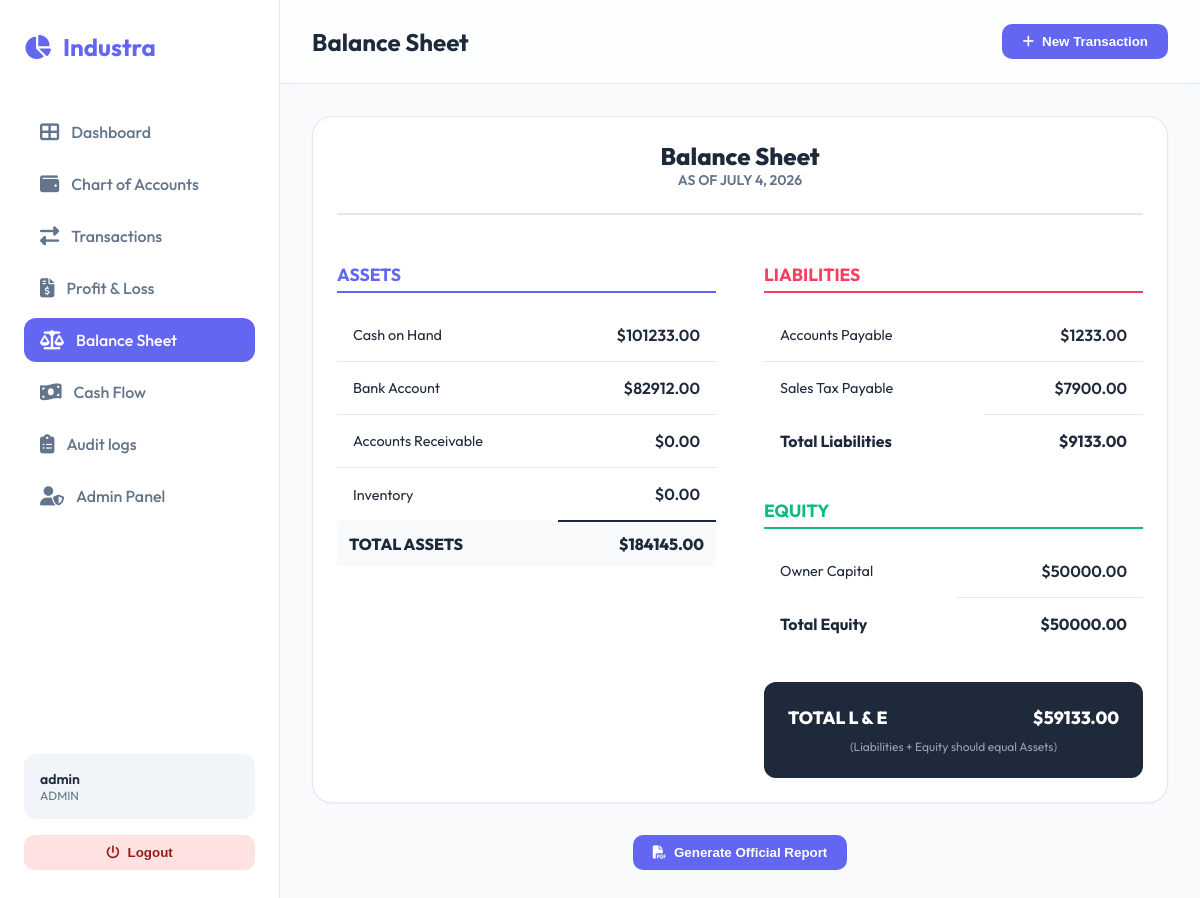
Screenshot of /reports/balance-sheet/ (signed in) with the database file from the repository.
### accounting/models.py (models this page shows, shortened)
class UserProfile(models.Model):
    ROLES = [
        ('ADMIN', 'Administrator'),
        ('ACCOUNTANT', 'Accountant'),
        ('MANAGER', 'Manager'),
        ('VIEWER', 'Viewer'),
    ]
    user = models.OneToOneField(User, on_delete=models.CASCADE, related_name='profile')
    role = models.CharField(max_length=20, choices=ROLES, default='VIEWER')
    phone = models.CharField(max_length=20, blank=True)

class Account(models.Model):
    ACCOUNT_TYPES = [
        ('ASSET', 'Asset'),
        ('LIABILITY', 'Liability'),
        ('EQUITY', 'Equity'),
        ('REVENUE', 'Revenue'),
        ('EXPENSE', 'Expense'),
    ]
    code = models.CharField(max_length=20, unique=True)
    name = models.CharField(max_length=100)
    account_type = models.CharField(max_length=20, choices=ACCOUNT_TYPES)
    description = models.TextField(blank=True, null=True)
    @property
    def balance(self):
        debits = self.lines.aggregate(Sum('debit'))['debit__sum'] or 0
        credits = self.lines.aggregate(Sum('credit'))['credit__sum'] or 0
        if self.account_type in ['ASSET', 'EXPENSE']:
            return debits - credits
        else:
            return credits - debits

### accounting/views.py (the view)
# urls.py: path('reports/balance-sheet/', views.balance_sheet_report, name='balance_sheet'),
@login_required
def balance_sheet_report(request):
    assets = Account.objects.filter(account_type='ASSET')
    liabilities = Account.objects.filter(account_type='LIABILITY')
    equity = Account.objects.filter(account_type='EQUITY')
    total_assets = sum(a.balance for a in assets)
    total_liabilities = sum(a.balance for a in liabilities)
    total_equity = sum(a.balance for a in equity)
    return render(request, 'accounting/reports/balance_sheet.html', {
        'assets': assets,
        'liabilities': liabilities,
        'equity': equity,
        'total_assets': total_assets,
        'total_liabilities': total_liabilities,
        'total_equity': total_equity,
        'as_of_date': date.today()
    })

### accounting/templates/accounting/reports/balance_sheet.html
{% extends 'accounting/base.html' %}
{% block page_title %}Balance Sheet{% endblock %}
{% block content %}
<div class="card" style="max-width: 900px; margin: 0 auto;">
    <div
        style="text-align: center; margin-bottom: 3rem; border-bottom: 2px solid var(--border); padding-bottom: 1.5rem;">
        <h2 style="font-weight: 800; color: var(--text-dark);">Balance Sheet</h2>
        <p style="color: var(--text-light); text-transform: uppercase; font-size: 0.875rem; font-weight: 600;">
            As of {{ as_of_date }}
        </p>
    </div>
    <div style="display: grid; grid-template-columns: 1fr 1fr; gap: 3rem;">
        <div>
            <h3
                style="color: var(--primary); font-size: 1.1rem; font-weight: 700; border-bottom: 2px solid var(--primary); padding-bottom: 5px; margin-bottom: 1rem;">
                ASSETS</h3>
            <table style="margin-top: 0;">
                <tbody>
                    {% for acc in assets %}
                    <tr>
                        <td style="font-size: 0.9rem;">{{ acc.name }}</td>
                        <td style="text-align: right; font-weight: 600;">${{ acc.balance|floatformat:2 }}</td>
                    </tr>
                    {% endfor %}
                </tbody>
                <tfoot>
                    <tr style="font-weight: 800; background: #f8fafc;">
                        <td style="padding: 12px;">TOTAL ASSETS</td>
                        <td style="text-align: right; padding: 12px; border-top: 2px solid var(--text-dark);">${{ total_assets|floatformat:2 }}</td>
                    </tr>
                </tfoot>
            </table>
        </div>
        <div>
            <div style="margin-bottom: 2rem;">
                <h3
                    style="color: #f43f5e; font-size: 1.1rem; font-weight: 700; border-bottom: 2px solid #f43f5e; padding-bottom: 5px; margin-bottom: 1rem;">
                    LIABILITIES</h3>
                <table style="margin-top: 0;">
                    <tbody>
                        {% for acc in liabilities %}
                        <tr>
                            <td style="font-size: 0.9rem;">{{ acc.name }}</td>
                            <td style="text-align: right; font-weight: 600;">${{ acc.balance|floatformat:2 }}</td>
                        </tr>
                        {% endfor %}
                    </tbody>
                    <tfoot>
                        <tr style="font-weight: 700;">
                            <td>Total Liabilities</td>
                            <td style="text-align: right; border-top: 1px solid var(--border);">${{ total_liabilities|floatformat:2 }}</td>
                        </tr>
                    </tfoot>
                </table>
            </div>
            <div>
                <h3
                    style="color: #10b981; font-size: 1.1rem; font-weight: 700; border-bottom: 2px solid #10b981; padding-bottom: 5px; margin-bottom: 1rem;">
                    EQUITY</h3>
                <table style="margin-top: 0;">
                    <tbody>
                        {% for acc in equity %}
                        <tr>
                            <td style="font-size: 0.9rem;">{{ acc.name }}</td>
                            <td style="text-align: right; font-weight: 600;">${{ acc.balance|floatformat:2 }}</td>
                        </tr>
                        {% endfor %}
                    </tbody>
                    <tfoot>
                        <tr style="font-weight: 700;">
                            <td>Total Equity</td>
                            <td style="text-align: right; border-top: 1px solid var(--border);">${{ total_equity|floatformat:2 }}</td>
                        </tr>
                    </tfoot>
                </table>
            </div>
            <div style="margin-top: 2rem; background: #1e293b; color: white; padding: 1.5rem; border-radius: 12px;">
                <div style="display: flex; justify-content: space-between; font-weight: 800; font-size: 1.1rem;">
                    <span>TOTAL L & E</span>
                    <span>${{ total_liabilities|add:total_equity|floatformat:2 }}</span>
                </div>
                <div style="font-size: 0.75rem; text-align: center; margin-top: 10px; color: #94a3b8;">
                    (Liabilities + Equity should equal Assets)
                </div>
            </div>
        </div>
    </div>
</div>
<div style="text-align: center; margin-top: 2rem;">
    <button onclick="window.print()" class="btn btn-primary">
        <i class="fas fa-file-pdf"></i> Generate Official Report
    </button>
</div>
{% endblock %}

### accounting/templates/accounting/base.html (shortened to what this page needs)
<!DOCTYPE html>
<html lang="en">
<head>
    <link rel="stylesheet" href="https://cdnjs.cloudflare.com/ajax/libs/font-awesome/6.4.0/css/all.min.css">
</head>
<body>
    <aside class="sidebar">
        <div class="logo">
            <i class="fas fa-chart-pie"></i>
            <span>Industra</span>
        </div>
        <ul class="nav-links">
            <li>
                <a href="{% url 'dashboard' %}"
                    class="{% if request.resolver_match.url_name == 'dashboard' %}active{% endif %}">
                    <i class="fas fa-th-large"></i>
                    <span>Dashboard</span>
                </a>
            </li>
            <li>
                <a href="{% url 'accounts_list' %}"
                    class="{% if request.resolver_match.url_name == 'accounts_list' %}active{% endif %}">
                    <i class="fas fa-wallet"></i>
                    <span>Chart of Accounts</span>
                </a>
            </li>
            <li>
                <a href="{% url 'transactions_list' %}"
                    class="{% if request.resolver_match.url_name == 'transactions_list' %}active{% endif %}">
                    <i class="fas fa-exchange-alt"></i>
                    <span>Transactions</span>
                </a>
            </li>
            <li>
                <a href="{% url 'profit_loss' %}"
                    class="{% if request.resolver_match.url_name == 'profit_loss' %}active{% endif %}">
                    <i class="fas fa-file-invoice-dollar"></i>
                    <span>Profit & Loss</span>
                </a>
            </li>
            <li>
                <a href="{% url 'balance_sheet' %}"
                    class="{% if request.resolver_match.url_name == 'balance_sheet' %}active{% endif %}">
                    <i class="fas fa-balance-scale"></i>
                    <span>Balance Sheet</span>
                </a>
            </li>
            <li>
                <a href="{% url 'cash_flow' %}"
                    class="{% if request.resolver_match.url_name == 'cash_flow' %}active{% endif %}">
                    <i class="fas fa-money-bill-wave"></i>
                    <span>Cash Flow</span>
                </a>
            </li>
            {% if request.user.is_staff %}
            <li>
                <a href="{% url 'audit_logs' %}"
                    class="{% if request.resolver_match.url_name == 'audit_logs' %}active{% endif %}">
                    <i class="fas fa-clipboard-list"></i>
                    <span>Audit logs</span>
                </a>
            </li>
            {% endif %}
            <li>
                <a href="/admin/" target="_blank">
                    <i class="fas fa-user-shield"></i>
                    <span>Admin Panel</span>
                </a>
            </li>
        </ul>
        <div style="margin-top: auto;">
            {% if user.is_authenticated %}
            <div style="padding: 1rem; background: #f1f5f9; border-radius: 12px; margin-bottom: 1rem;">
                <div style="font-weight: 600; font-size: 0.875rem;">{{ user.username }}</div>
                <div style="font-size: 0.75rem; color: var(--text-light);">{{ user.profile.role }}</div>
            </div>
            <form action="{% url 'logout' %}" method="post">
                <button type="submit" class="btn"
                    style="width: 100%; background: #fee2e2; color: #991b1b; justify-content: center;">
                    <i class="fas fa-power-off"></i> Logout
                </button>
            </form>
            {% endif %}
        </div>
    </aside>
    <main class="main-container">
        <header>
            <div class="header-left">
                <h2>{% block page_title %}Dashboard{% endblock %}</h2>
            </div>
            <div class="header-right">
                <button class="btn btn-primary" onclick="location.href='{% url 'add_transaction' %}'">
                    <i class="fas fa-plus"></i> New Transaction
                </button>
            </div>
        </header>
        <div class="content">
            {% block content %}{% endblock %}
        </div>
    </main>
</body>
</html>

### accounting/templates/accounting/base.html (style rules this page uses)
:root { --primary: #6366f1; --primary-light: #818cf8; --secondary: #64748b; --bg-body: #f8fafc; --bg-sidebar: #ffffff; --text-dark: #1e293b; --text-light: #64748b; --white: #ffffff; --glass: rgba(255, 255, 255, 0.7); --border: #e2e8f0; --shadow-sm: 0 1px 2px 0 rgb(0 0 0 / 0.05); --shadow-md: 0 4px 6px -1px rgb(0 0 0 / 0.1), 0 2px 4px -2px rgb(0 0 0 / 0.1); --shadow-lg: 0 10px 15px -3px rgb(0 0 0 / 0.1), 0 4px 6px -4px rgb(0 0 0 / 0.1); }
* { margin: 0; padding: 0; box-sizing: border-box; }
body { font-family: 'Outfit', sans-serif; background-color: var(--bg-body); color: var(--text-dark); height: 100vh; display: flex; overflow: hidden; }
.sidebar { width: 280px; background: var(--bg-sidebar); border-right: 1px solid var(--border); display: flex; flex-direction: column; padding: 2rem 1.5rem; transition: all 0.3s ease; }
.logo { display: flex; align-items: center; gap: 12px; font-size: 1.5rem; font-weight: 700; color: var(--primary); margin-bottom: 3rem; }
.nav-links { list-style: none; display: flex; flex-direction: column; gap: 0.5rem; }
.nav-links a { text-decoration: none; color: var(--text-light); display: flex; align-items: center; gap: 12px; padding: 12px 16px; border-radius: 12px; font-weight: 500; transition: all 0.2s ease; }
.nav-links a:hover, .nav-links a.active { background: var(--primary); color: var(--white); }
.nav-links a i { font-size: 1.2rem; }
.main-container { flex: 1; display: flex; flex-direction: column; overflow-y: auto; position: relative; }
header { padding: 1.5rem 2rem; display: flex; justify-content: space-between; align-items: center; background: var(--glass); backdrop-filter: blur(10px); position: sticky; top: 0; z-index: 100; border-bottom: 1px solid var(--border); }
.content { padding: 2rem; max-width: 1200px; margin: 0 auto; width: 100%; }
.btn { padding: 10px 20px; border-radius: 10px; font-weight: 600; cursor: pointer; transition: all 0.2s; border: none; display: inline-flex; align-items: center; gap: 8px; text-decoration: none; }
.btn-primary { background: var(--primary); color: var(--white); }
.card { background: var(--white); border-radius: 20px; padding: 1.5rem; border: 1px solid var(--border); box-shadow: var(--shadow-sm); transition: transform 0.3s ease, box-shadow 0.3s ease; }
table { width: 100%; border-collapse: collapse; margin-top: 1rem; }
td { padding: 1rem; border-bottom: 1px solid var(--border); }
tr:last-child td { border: none; }

### rows the page displays
Account: name "Cash on Hand", balance "101233.00"
Account: name "Bank Account", balance "82912.00"
Account: name "Accounts Receivable", balance "0.00"
Account: name "Inventory", balance "0.00"
Account: name "Accounts Payable", balance "1233.00"
Account: name "Sales Tax Payable", balance "7900.00"
Account: name "Owner Capital", balance "50000.00"

### other values shown
{{ user.username }} "admin"
{{ user.profile.role }} "ADMIN"
{{ total_assets|floatformat:2 }} "184145.00"
{{ total_liabilities|floatformat:2 }} "9133.00"
{{ total_equity|floatformat:2 }} "50000.00"
{{ total_liabilities|add:total_equity|floatformat:2 }} "59133.00"
